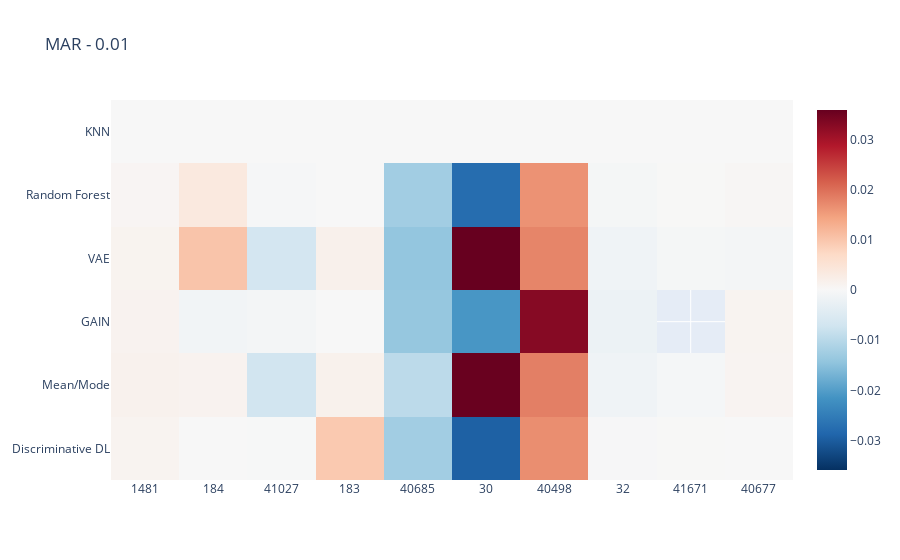
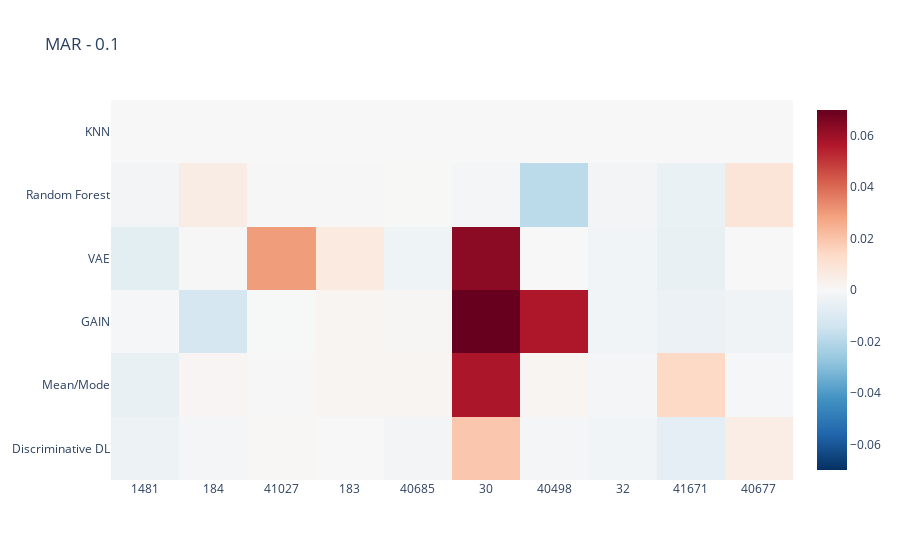
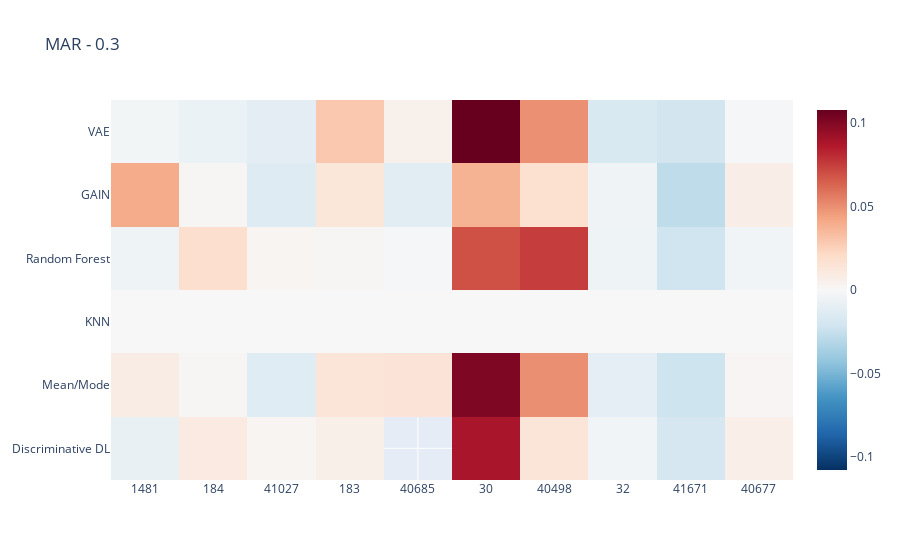
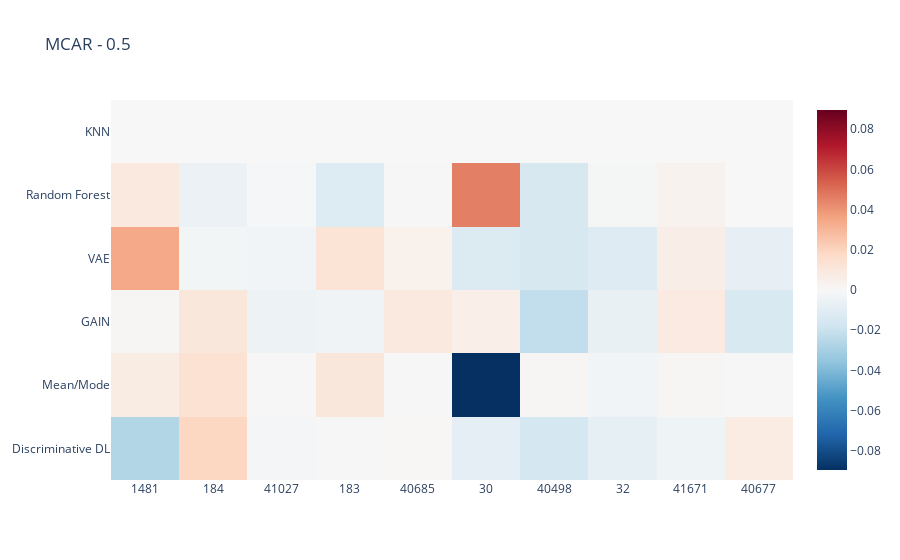

Write notebook code for charts like these, in order.
### Code cell
# Get a dataframe for each "Data_Constellation"
# Hier mit Variablen arbeiten -> Liste mit Konstellationen

# Hier eventuell for schleife, etc


# drop unneccessary columns

#df_heat = downstream_results_rank
#df_heat.drop(["Missing Type", "Missing Fraction", "Column", "result_type", "metric", "Baseline", "Imputed", "Corrupted", "Unnamed: 0", "Unnamed: 0", "name", "NumberOfClasses", "MajorityClassSize", "MinorityClassSize"], axis=1, inplace=True)

#df_heat['Improvement'] = df_heat['Improvement']
heatmap_data_difference = heatmap_data_difference.astype({"Task":"string"})

#mar001.drop(["Missing Type", "Missing Fraction", "Column", "result_type", "metric", "Baseline", "Imputed", "Corrupted", "Unnamed: 0"], axis=1, inplace=True)

data_constellations = ['MAR - 0.01', 'MAR - 0.1', 'MAR - 0.3', 'MCAR - 0.5', 'MCAR - 0.01', 'MCAR - 0.1', 'MCAR - 0.3', 'MCAR - 0.5', 'MNAR - 0.01', 'MNAR - 0.1', 'MNAR - 0.3', 'MNAR - 0.5']


for i in data_constellations:
    data_constel = heatmap_data_difference.loc[df_heat['Data_Constellation'] == i]

    ### uncomment whatever you want to investigate

    ## sort by amount datapoints (ascending)
    #data_constel = data_constel.sort_values(by=['NumberOfInstances'])

    ## sort by amount of features (ascending)
    data_constel = data_constel.sort_values(by=['NumberOfFeatures'])

    ## sort by amount of datapoints and features (ascending)
    #data_constel = data_constel.sort_values(by=['NumberOfInstances', 'NumberOfFeatures'])

    ## sort by amount of categorical features and datapoints (ascending)
    #data_constel = data_constel.sort_values(by=['NumberOfCategoricalFeatures', 'NumberOfInstances'])

    ## sort by amount of numerical features and datapoints (ascending)
    #data_constel = data_constel.sort_values(by=['NumberOfNumericFeatures', 'NumberOfInstances'])
    
    Dataset_number = data_constel["Task"]
    Imputation_Method = data_constel["Imputation_Method"]
    Improvement = data_constel["Performance Difference to Average Best"]
    

    trace = go.Heatmap(
                   z=Improvement,
                   x=Dataset_number,
                   y=Imputation_Method,
                   type = 'heatmap',
                    autocolorscale= False,
                    colorscale = 'RdBu_r',
                    zmid=0,
                    #hoverinfo='text',
                    #text=hovertext
                    )
    data = [trace]
    fig = go.Figure(data=data)
    fig.update_layout(
        title=i,
        xaxis_nticks=36)
    fig.show()

### Figure 1 — Plotly figure (JSON) as saved in the notebook; plotly's stock layout.template omitted (floating-point values rounded to 4 significant figures)
{"data": [{"autocolorscale": false, "colorscale": [[0, "rgb(5,48,97)"], [0.1, "rgb(33,102,172)"], [0.2, "rgb(67,147,195)"], [0.3, "rgb(146,197,222)"], [0.4, "rgb(209,229,240)"], [0.5, "rgb(247,247,247)"], [0.6, "rgb(253,219,199)"], [0.7, "rgb(244,165,130)"], [0.8, "rgb(214,96,77)"], [0.9, "rgb(178,24,43)"], [1, "rgb(103,0,31)"]], "type": "heatmap", "x": ["1481", "184", "1481", "184", "184", "184", "1481", "1481", "1481", "1481", "41027", "41027", "41027", "41027", "41027", "41027", "184", "184", "183", "183", "183", "183", "183", "183", "40685", "40685", "40685", "40685", "40685", "40685", "30", "30", "30", "30", "30", "30", "40498", "40498", "40498", "40498", "40498", "40498", "32", "32", "32", "32", "32", "32", "41671", "41671", "41671", "41671", "41671", "40677", "40677", "40677", "40677", "40677", "40677"], "y": ["Discriminative DL", "Mean/Mode", "GAIN", "VAE", "GAIN", "Discriminative DL", "Random Forest", "KNN", "Mean/Mode", "VAE", "Random Forest", "KNN", "Mean/Mode", "VAE", "GAIN", "Discriminative DL", "KNN", "Random Forest", "Mean/Mode", "GAIN", "VAE", "KNN", "Random Forest", "Discriminative DL", "KNN", "Mean/Mode", "VAE", "GAIN", "Discriminative DL", "Random Forest", "Random Forest", "KNN", "Mean/Mode", "VAE", "GAIN", "Discriminative DL", "KNN", "Mean/Mode", "VAE", "GAIN", "Discriminative DL", "Random Forest", "Random Forest", "KNN", "Mean/Mode", "GAIN", "Discriminative DL", "VAE", "VAE", "Random Forest", "KNN", "Mean/Mode", "Discriminative DL", "Discriminative DL", "GAIN", "VAE", "Mean/Mode", "KNN", "Random Forest"], "z": [0.001033, 0.001172, 0.001229, 0.01017, -0.001159, 5.585e-05, 0.000646, 0, 0.001508, 0.001145, -0.0003387, 0, -0.007033, -0.006653, -0.0007833, -0.0001583, 0, 0.003572, 0.001622, 5.061e-05, 0.001755, 0, -3.697e-05, 0.009518, 0, -0.009611, -0.01407, -0.01385, -0.01254, -0.01254, -0.02761, 0, 0.0357, 0.03585, -0.02109, -0.0294, 0, 0.0183, 0.01768, 0.03293, 0.01677, 0.01627, -0.0005608, 0, -0.001476, -0.002058, -0.0002756, -0.001469, -0.0005487, 7.64e-05, 0, -0.0004975, 7.64e-05, 1.802e-05, 0.00101, -0.0008143, 0.0009365, 0, 0.0004868], "zmid": 0}], "layout": {"title": {"text": "MAR - 0.01"}, "xaxis": {"nticks": 36}}}

### Figure 2 — Plotly figure (JSON) as saved in the notebook; plotly's stock layout.template omitted (floating-point values rounded to 4 significant figures)
{"data": [{"autocolorscale": false, "colorscale": [[0, "rgb(5,48,97)"], [0.1, "rgb(33,102,172)"], [0.2, "rgb(67,147,195)"], [0.3, "rgb(146,197,222)"], [0.4, "rgb(209,229,240)"], [0.5, "rgb(247,247,247)"], [0.6, "rgb(253,219,199)"], [0.7, "rgb(244,165,130)"], [0.8, "rgb(214,96,77)"], [0.9, "rgb(178,24,43)"], [1, "rgb(103,0,31)"]], "type": "heatmap", "x": ["1481", "184", "1481", "184", "184", "184", "1481", "1481", "1481", "1481", "41027", "41027", "41027", "41027", "41027", "41027", "184", "184", "183", "183", "183", "183", "183", "183", "40685", "40685", "40685", "40685", "40685", "40685", "30", "30", "30", "30", "30", "30", "40498", "40498", "40498", "40498", "40498", "40498", "32", "32", "32", "32", "32", "32", "41671", "41671", "41671", "41671", "41671", "41671", "40677", "40677", "40677", "40677", "40677", "40677"], "y": ["Discriminative DL", "Mean/Mode", "GAIN", "VAE", "GAIN", "Discriminative DL", "Random Forest", "KNN", "Mean/Mode", "VAE", "Random Forest", "KNN", "Mean/Mode", "VAE", "GAIN", "Discriminative DL", "KNN", "Random Forest", "Mean/Mode", "GAIN", "VAE", "KNN", "Random Forest", "Discriminative DL", "KNN", "Mean/Mode", "VAE", "GAIN", "Discriminative DL", "Random Forest", "Random Forest", "KNN", "Mean/Mode", "VAE", "GAIN", "Discriminative DL", "KNN", "Mean/Mode", "VAE", "GAIN", "Discriminative DL", "Random Forest", "Random Forest", "KNN", "Mean/Mode", "VAE", "Discriminative DL", "GAIN", "GAIN", "Random Forest", "KNN", "Mean/Mode", "VAE", "Discriminative DL", "Discriminative DL", "GAIN", "VAE", "Mean/Mode", "KNN", "Random Forest"], "z": [-0.003528, 0.001309, -0.0005871, 0.0003655, -0.01226, -0.001396, -0.001946, 0, -0.005629, -0.007281, 0.0003212, 0, 0.0002852, 0.02965, -0.0001902, 0.000554, 0, 0.005356, 0.00169, 0.001633, 0.006701, 0, 0.0002951, 0.000107, 0, 0.001676, -0.003232, 0.00104, -0.001954, 0.0001538, -0.001309, 0, 0.05724, 0.06321, 0.06989, 0.01912, 0, 0.001525, -8.62e-05, 0.05671, -0.001269, -0.01895, -0.001959, 0, -0.001438, -0.002537, -0.002391, -0.002324, -0.004366, -0.004809, 0, 0.01425, -0.005547, -0.00691, 0.004981, -0.002826, -0.0001785, -0.0008094, 0, 0.009052], "zmid": 0}], "layout": {"title": {"text": "MAR - 0.1"}, "xaxis": {"nticks": 36}}}

### Figure 3 — Plotly figure (JSON) as saved in the notebook; plotly's stock layout.template omitted (floating-point values rounded to 4 significant figures)
{"data": [{"autocolorscale": false, "colorscale": [[0, "rgb(5,48,97)"], [0.1, "rgb(33,102,172)"], [0.2, "rgb(67,147,195)"], [0.3, "rgb(146,197,222)"], [0.4, "rgb(209,229,240)"], [0.5, "rgb(247,247,247)"], [0.6, "rgb(253,219,199)"], [0.7, "rgb(244,165,130)"], [0.8, "rgb(214,96,77)"], [0.9, "rgb(178,24,43)"], [1, "rgb(103,0,31)"]], "type": "heatmap", "x": ["1481", "1481", "1481", "1481", "184", "184", "184", "184", "184", "184", "1481", "1481", "41027", "41027", "41027", "41027", "41027", "41027", "183", "183", "183", "183", "183", "183", "40685", "40685", "40685", "40685", "40685", "30", "30", "30", "30", "30", "30", "40498", "40498", "40498", "40498", "40498", "40498", "32", "32", "32", "32", "32", "32", "41671", "41671", "41671", "41671", "41671", "41671", "40677", "40677", "40677", "40677", "40677", "40677"], "y": ["Discriminative DL", "Mean/Mode", "KNN", "Random Forest", "Discriminative DL", "GAIN", "VAE", "Mean/Mode", "KNN", "Random Forest", "VAE", "GAIN", "Discriminative DL", "GAIN", "VAE", "Mean/Mode", "KNN", "Random Forest", "Random Forest", "Mean/Mode", "Discriminative DL", "GAIN", "VAE", "KNN", "Random Forest", "Mean/Mode", "KNN", "VAE", "GAIN", "Random Forest", "KNN", "Mean/Mode", "VAE", "GAIN", "Discriminative DL", "Random Forest", "KNN", "Mean/Mode", "VAE", "GAIN", "Discriminative DL", "Random Forest", "KNN", "Mean/Mode", "VAE", "GAIN", "Discriminative DL", "Random Forest", "KNN", "Mean/Mode", "VAE", "GAIN", "Discriminative DL", "Discriminative DL", "GAIN", "VAE", "Mean/Mode", "KNN", "Random Forest"], "z": [-0.008697, 0.008254, 0, -0.005234, 0.009802, 0.001648, -0.006537, 0.001256, 0, 0.01835, -0.002715, 0.04024, 0.002202, -0.01395, -0.01159, -0.01281, 0, 0.002618, 0.001647, 0.01366, 0.006447, 0.01314, 0.02895, 0, -0.001279, 0.01431, 0, 0.005332, -0.01241, 0.06908, 0, 0.1011, 0.1078, 0.03755, 0.0889, 0.07509, 0, 0.04998, 0.04956, 0.01743, 0.0136, -0.004833, 0, -0.01074, -0.01691, -0.004702, -0.003658, -0.02131, 0, -0.02249, -0.02048, -0.0278, -0.01861, 0.0069, 0.007282, -0.00105, 0.001951, 0, -0.004019], "zmid": 0}], "layout": {"title": {"text": "MAR - 0.3"}, "xaxis": {"nticks": 36}}}

### Figure 4 — Plotly figure (JSON) as saved in the notebook; plotly's stock layout.template omitted (floating-point values rounded to 4 significant figures)
{"data": [{"autocolorscale": false, "colorscale": [[0, "rgb(5,48,97)"], [0.1, "rgb(33,102,172)"], [0.2, "rgb(67,147,195)"], [0.3, "rgb(146,197,222)"], [0.4, "rgb(209,229,240)"], [0.5, "rgb(247,247,247)"], [0.6, "rgb(253,219,199)"], [0.7, "rgb(244,165,130)"], [0.8, "rgb(214,96,77)"], [0.9, "rgb(178,24,43)"], [1, "rgb(103,0,31)"]], "type": "heatmap", "x": ["1481", "184", "1481", "184", "184", "184", "1481", "1481", "1481", "1481", "41027", "41027", "41027", "41027", "41027", "41027", "184", "184", "183", "183", "183", "183", "183", "183", "40685", "40685", "40685", "40685", "40685", "40685", "30", "30", "30", "30", "30", "30", "40498", "40498", "40498", "40498", "40498", "40498", "32", "32", "32", "32", "32", "32", "41671", "41671", "41671", "41671", "41671", "41671", "40677", "40677", "40677", "40677", "40677", "40677"], "y": ["Discriminative DL", "Mean/Mode", "GAIN", "VAE", "GAIN", "Discriminative DL", "Random Forest", "KNN", "Mean/Mode", "VAE", "Random Forest", "KNN", "Mean/Mode", "VAE", "GAIN", "Discriminative DL", "KNN", "Random Forest", "Mean/Mode", "GAIN", "VAE", "KNN", "Random Forest", "Discriminative DL", "KNN", "Mean/Mode", "VAE", "GAIN", "Discriminative DL", "Random Forest", "Random Forest", "KNN", "Mean/Mode", "VAE", "GAIN", "Discriminative DL", "KNN", "Mean/Mode", "VAE", "GAIN", "Discriminative DL", "Random Forest", "Random Forest", "KNN", "Mean/Mode", "VAE", "Discriminative DL", "GAIN", "GAIN", "Random Forest", "KNN", "Mean/Mode", "VAE", "Discriminative DL", "Discriminative DL", "GAIN", "VAE", "Mean/Mode", "KNN", "Random Forest"], "z": [-0.02654, 0.01331, 0.0009766, -0.002359, 0.01038, 0.01927, 0.009006, 0, 0.007343, 0.03435, -0.0007301, 0, 0.0004294, -0.002599, -0.004484, -0.001931, 0, -0.005645, 0.01031, -0.003884, 0.01218, 0, -0.01227, -0.0006684, 0, 0.0004246, 0.003969, 0.009111, 0.0006325, -0.0005746, 0.0457, 0, -0.08951, -0.01285, 0.005544, -0.008846, 0, 0.001484, -0.01509, -0.02214, -0.01606, -0.01514, -0.001339, 0, -0.003191, -0.01173, -0.008052, -0.006682, 0.008369, 0.003442, 0, 0.001308, 0.005848, -0.004349, 0.00763, -0.01404, -0.007668, 0.0005459, 0, -9.768e-05], "zmid": 0}], "layout": {"title": {"text": "MCAR - 0.5"}, "xaxis": {"nticks": 36}}}
